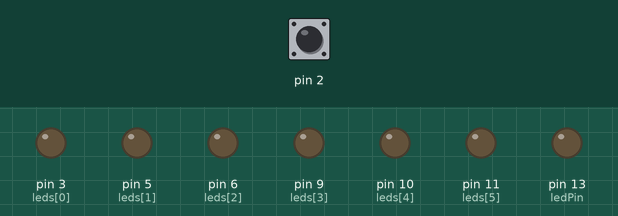
Recording of a sketch running on a simulated Arduino Uno, built with avr-gcc and run on an emulated ATmega328P. Shown: output pins drawn as LEDs (lit = HIGH). The inputs (shaded band) are chosen by the test bench; at power-on: pin 2 HIGH. What the sketch prints to the serial monitor is not drawn.

Above: at 1.2 s.
1.3 s: pin 2 pulled LOW for 0.15 s
At 1.56 s:
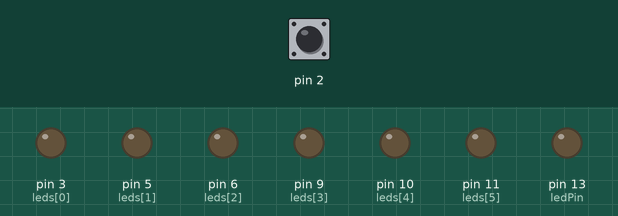
4.3 s: pin 2 pulled LOW for 1 s
At 4.57 s:
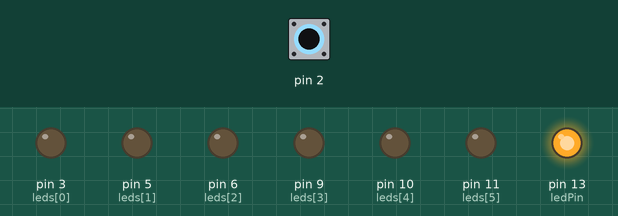
8.3 s: pin 2 pulled LOW for 0.15 s
At 8.49 s:
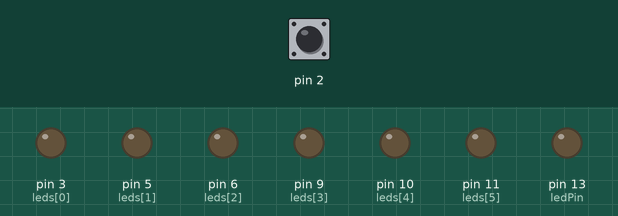
11.4 s: pin 2 pulled LOW for 3.2 s
At 11.51 s:
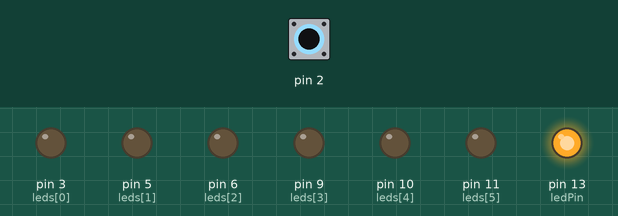
16.1 s: pin 2 driven LOW
Timing chart, 0 to 16.6 s (numbered marks = the images above; inputs shaded):
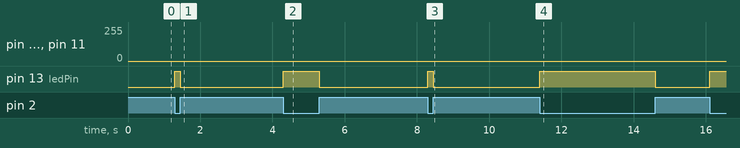

The sketch:

capacitive_test.ino
```cpp
#include <CapacitiveSensor.h>

CapacitiveSensor   cs_4_2 = CapacitiveSensor(4, 2);
int leds[] = { 3, 5, 6, 9, 10, 11};
int pinCount = 6;
int ledFade[6];
int ledPin = 13;
int i;
int prevTime;
int interval = 500;
int fadeSpeed = 5;
int prevFadeTime;

void setup() {
  for (int thisPin = 0; thisPin < pinCount; thisPin++) {
    pinMode(leds[thisPin], OUTPUT);
  }
  pinMode(ledPin, OUTPUT);
  Serial.begin(9600);
  Serial.println();
  Serial.println("Begin");
}


void loop() {
  int  total1 = touchSense();
  debug(total1);


  int currentTime = millis();
  if (currentTime - prevTime >= interval) {
    ledFade[i] = 255;
    i++;
    if (i == 6) {
      i = 0;
    }
    prevTime = currentTime;
  }


  fade();

  display();
}
```

display.ino
```cpp
int fade(){
    int currentTime = millis();
   if (currentTime - prevFadeTime >= fadeSpeed) {
    for (int n = 0; n < 6; n++) {
      if (ledFade[n] >= 1) {
        ledFade[n] = ledFade[n] - 1;
      }
    }
    prevFadeTime = currentTime;
  }
}


int debug(int x){
    if (x >= 600) {
    digitalWrite(ledPin, HIGH);
  } else {
    digitalWrite(ledPin, LOW);
  }
}

int display(){
    for (int n = 0; n < 6; n++) {
    analogWrite(leds[n], ledFade[n]);
  }
}
```

sense.ino
```cpp
int touchSense() {
  long start = millis();
  long result =  cs_4_2.capacitiveSensor(30);
  return result;

}
```

Measured:
- after the input at 1.3 s, pin 3 (leds[0]): stays 0/255 (without the input it goes to 219/255 after 2.4 s); pin 10 (leds[4]): stays LOW (without the input it goes to HIGH after 2.4 s); pin 11 (leds[5]): stays 0/255 (without the input it goes to 138/255 after 2.4 s); pin 13 (ledPin): LOW → HIGH at once, → LOW 0.15 s later
- after the input at 4.3 s, pin 3 (leds[0]): stays 0/255 (without the input it goes to 236/255 after 2.3 s); pin 10 (leds[4]): stays LOW (without the input it goes to HIGH after 2.3 s); pin 11 (leds[5]): stays 0/255 (without the input it goes to 155/255 after 2.3 s); pin 13 (ledPin): LOW → HIGH at once, → LOW 1.0 s later
- after the input at 8.3 s, pin 3 (leds[0]): stays 0/255 (without the input it goes to 74/255 after 2.3 s); pin 5 (leds[1]): stays 0/255 (without the input it goes to 156/255 after 2.3 s); pin 6 (leds[2]): stays 0/255 (without the input it goes to 238/255 after 2.3 s); pin 13 (ledPin): LOW → HIGH at once, → LOW 0.15 s later
- after the input at 11.4 s, pin 3 (leds[0]): stays 0/255 (without the input it goes to 60/255 after 2.3 s); pin 5 (leds[1]): stays 0/255 (without the input it goes to 142/255 after 2.3 s); pin 6 (leds[2]): stays 0/255 (without the input it goes to 223/255 after 2.3 s); pin 13 (ledPin): LOW → HIGH at once
